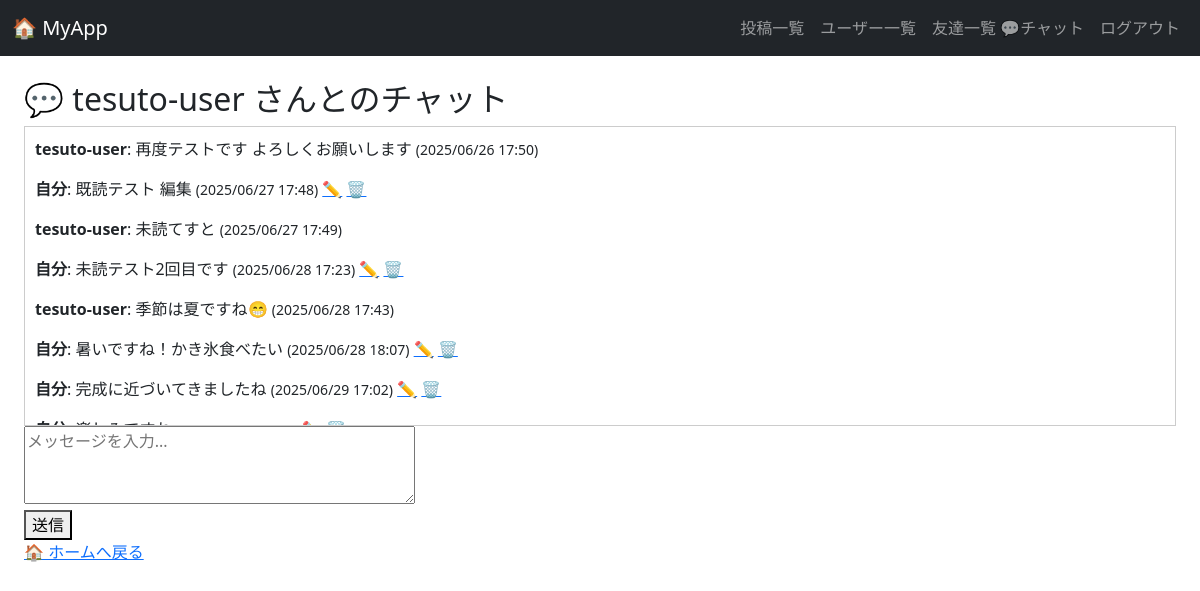
The page /chat/2/ (signed in) on the database its author committed.
### app/models.py (models this page shows, shortened)
class ChatMessage(models.Model):
    sender = models.ForeignKey(User, related_name='sent_messages', on_delete=models.CASCADE)
    receiver = models.ForeignKey(User, related_name='received_messages', on_delete=models.CASCADE)
    message = models.TextField()
    timestamp = models.DateTimeField(auto_now_add=True)
    is_read = models.BooleanField(default=False)
    class Meta:
        ordering = ['timestamp']

### app/views.py (the view, shortened to what this page needs)
# urls.py: path('chat/<int:user_id>/', views.chat_view, name='chat'),  # チャットページ
@login_required
def chat_view(request, user_id):
    friend = get_object_or_404(User, id=user_id)
    messages = ChatMessage.objects.filter(
        sender__in=[request.user, friend],
        receiver__in=[request.user, friend],
    ).order_by('timestamp')
    ChatMessage.objects.filter(
        sender=friend,
        receiver=request.user,
        is_read=False
    ).update(is_read=True)
    return render(request, 'app/chat.html', {
        'friend': friend,
        'messages': messages,
        })

### app/context_processors.py (called while the page is built)
def unread_count(request):
    if request.user.is_authenticated:
        count = ChatMessage.objects.filter(receiver=request.user, is_read=False).count()
    else:
        count = 0
    return {'unread_count': count}

### app/templates/app/chat.html (shortened to what this page needs)
{% extends 'app/base.html' %}
{% block content %}
<div id="chat-container" data-username="{{ request.user.username }}">
    <h2>💬 {{ friend.username }} さんとのチャット</h2>
    <div id="chat-box" style="border: 1px solid #ccc; padding: 10px; height: 300px; overflow-y: scroll;">
        {% for msg in messages %}
            <p>
                <strong>{% if msg.sender == request.user %}自分{% else %}{{ msg.sender.username }}{% endif %}</strong>: {{ msg.message }}
                <small>({{ msg.timestamp|date:'Y/m/d H:i' }})</small>
                {% if msg.sender == request.user %}
                    <a href="{% url 'edit_chat' friend.id msg.id %}">✏️</a>
                    <a href="{% url 'delete_chat' friend.id msg.id %}">🗑️</a>
                {% endif %}
            </p>
        {% empty %}
            <p>メッセージがまだありません。</p>
        {% endfor %}
    </div>
    <form method="post" id="chat-form">
        <textarea name="message" id="message-input" rows="3" cols="40" placeholder="メッセージを入力..."></textarea><br>
        <button type="submit">送信</button>
    </form>
    <p><a href="{% url 'home' %}">🏠 ホームへ戻る</a></p>
</div>
{% endblock %}

### app/templates/app/base.html (style rules this page uses)
html, body { margin: 0; padding: 0; }

### rows shown on the page
ChatMessage: sender.username "tesuto-user", message "再度テストです よろしくお願いします", timestamp "2025/06/26 17:50"
ChatMessage: shows "自分", message "既読テスト 編集", timestamp "2025/06/27 17:48"
ChatMessage: sender.username "tesuto-user", message "未読てすと", timestamp "2025/06/27 17:49"
ChatMessage: shows "自分", message "未読テスト2回目です", timestamp "2025/06/28 17:23"
ChatMessage: sender.username "tesuto-user", message "季節は夏ですね😁", timestamp "2025/06/28 17:43"
ChatMessage: shows "自分", message "暑いですね！かき氷食べたい", timestamp "2025/06/28 18:07"
ChatMessage: shows "自分", message "完成に近づいてきましたね", timestamp "2025/06/29 17:02"

### other values the page prints
{{ friend.username }} "tesuto-user"
